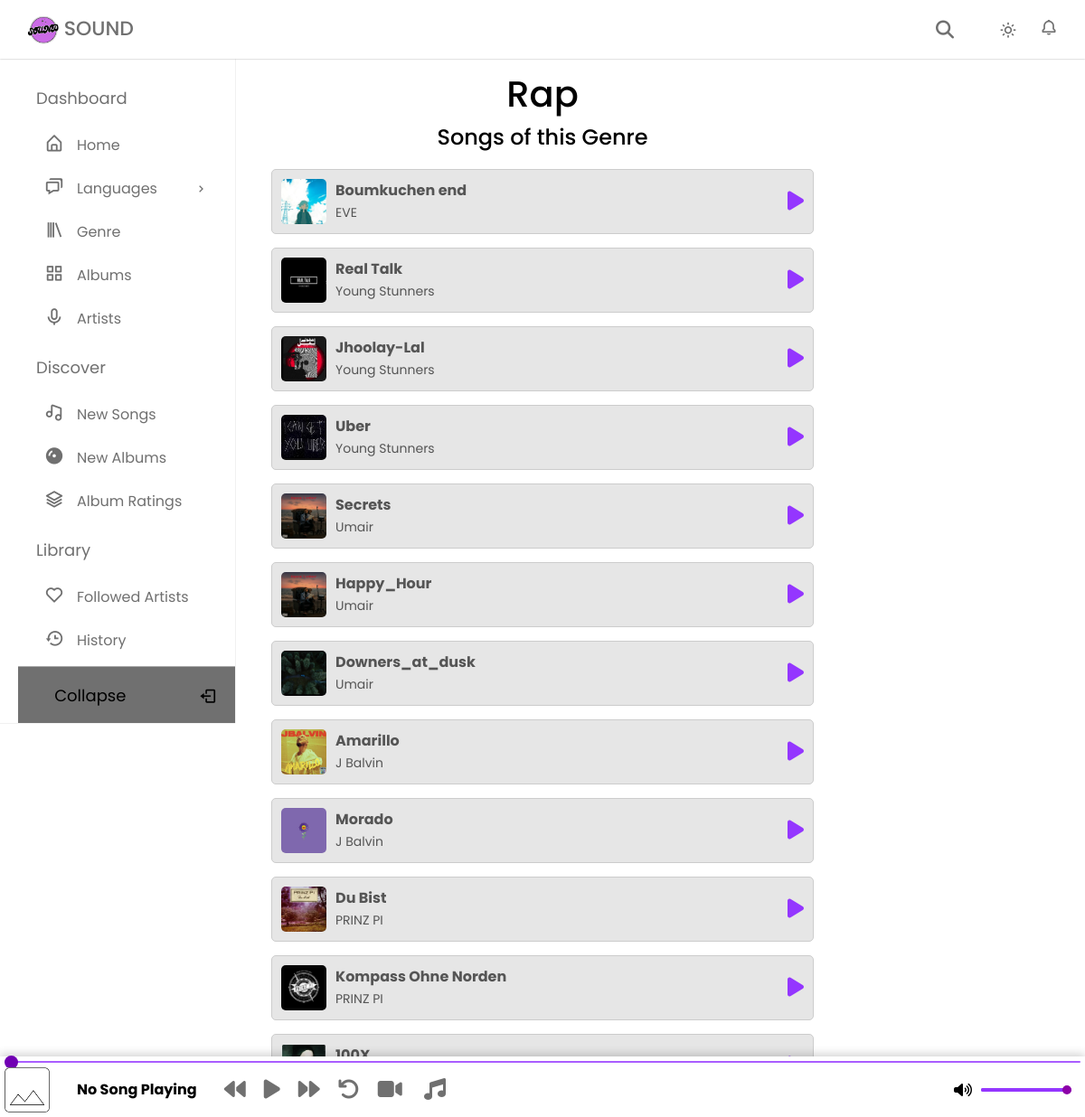
Page /genres/rap.php on the committed database.
### tables this page shows
CREATE TABLE `songs_data` (
  `song_id` int(11) NOT NULL,
  `song_title` varchar(2000) DEFAULT NULL,
  `artist_name` varchar(200) DEFAULT NULL,
  `img_path` varchar(1000) NOT NULL,
  `audio_path` varchar(1000) DEFAULT NULL,
  `youtube_url` varchar(1000) DEFAULT NULL,
  `genre` varchar(2000) NOT NULL
);

### genres/rap.php (the view, shortened to what this page needs)
<?php
include('../dbconnection.php')
?>
<!DOCTYPE html>
<html lang="en">
<head>
    <link href="https://unpkg.com/boxicons@2.1.4/css/boxicons.min.css" rel="stylesheet" />
    <link href="https://cdn.jsdelivr.net/npm/bootstrap@5.3.3/dist/css/bootstrap.min.css" rel="stylesheet">
    <link rel="stylesheet" href="../style.css?v=<?php echo time(); ?>">
        <link rel="stylesheet" href="https://cdnjs.cloudflare.com/ajax/libs/font-awesome/6.6.0/css/all.min.css" />
</head>
<body>
   <nav class="navbar">
      <div class="logo_item">
        <a href="../home.php">
            <img src="../assets/soundlogo.png" alt="Sound Logo"> <span class="sound-text">SOUND</span>
        </a>
      </div>
      <div class="navbar_content">
          <i id="search-toggle" class="fas fa-search"></i>
        <i class='bx bx-sun' id="darkLight"></i>
        <a href="../followartist.php"><i class='bx bx-bell' ></i></a>
      </div>
    </nav>
    <nav class="sidebar">
      <div class="menu_content">
        <ul class="menu_items">
          <div class="menu_title menu_dahsboard"></div>
          <li class="item">
            <a href="../home.php" class="nav_link submenu_item">
              <span class="navlink_icon">
                <i class="bx bx-home-alt"></i>
              </span>
              <span class="navlink">Home</span>
            </a>
          </li>
          <li class="item">
            <a href="#" class="nav_link submenu_item">
              <span class="navlink_icon">
                <i class="bx bx-chat"></i>
              </span>
              <span class="navlink">Languages</span>
              <i class="bx bx-chevron-right arrow-left"></i>
            </a>
          </li>
            <a href="../genre.php" class="nav_link submenu_item">
              <span class="navlink_icon">
                <i class="bx bx-library"></i>
              </span>
              <span class="navlink">Genre</span>
          </a>
          <li class="item">
            <a href="../artist.php" class="nav_link submenu_item">
              <span class="navlink_icon">
                <i class="bx bx-grid-alt"></i>
              </span>
              <span class="navlink">Albums</span>
          </a>
          </li>
          <li class="item">
            <a href="../album.php" class="nav_link submenu_item">
              <span class="navlink_icon">
                <i class="bx bx-microphone"></i>
              </span>
              <span class="navlink">Artists</span>
           </a>
          </li>
        </ul>
        <ul class="menu_items">
          <div class="menu_title menu_editor"></div>
          <li class="item">
            <a href="../newsongs.php" class="nav_link">
              <span class="navlink_icon">
                <i class="bx bx-music"></i>
              </span>
              <span class="navlink">New Songs</span>
            </a>
          </li>
          <li class="item">
            <a href="../newalbums.php" class="nav_link">
              <span class="navlink_icon">
                <i class="bx bxs-album"></i>
              </span>
              <span class="navlink">New Albums</span>
            </a>
          </li>
          <li class="item">
            <a href="../albumratings.php" class="nav_link">
              <span class="navlink_icon">
                <i class="bx bx-layer"></i>
              </span>
              <span class="navlink">Album Ratings</span>
            </a>
          </li>
        </ul>
        <ul class="menu_items">
          <div class="menu_title menu_setting"></div>
          <li class="item">
            <a href="../followartist.php" class="nav_link">
              <span class="navlink_icon">
                <i class="bx bx-heart"></i>
              </span>
              <span class="navlink">Followed Artists</span>
            </a>
          </li>
          <li class="item">
            <a href="../history.php" class="nav_link">
              <span class="navlink_icon">
                <i class="bx bx-history"></i>
              </span>
              <span class="navlink">History</span>
            </a>
          </li>
          <li class="item">
            <a href="#" class="nav_link">
              <span class="navlink_icon">
              </span>
            </a>
          </li>
        </ul>
        <div class="bottom_content">
          <div class="bottom expand_sidebar">
            <span> Expand</span>
          </div>
          <div class="bottom collapse_sidebar">
            <span> Collapse</span>
            <i class='bx bx-log-out'></i>
          </div>
        </div>
      </div>
    </nav>
    <div class="music-bar">
        <input type="range" id="progress-bar" value="0" min="0" step="0.1">
        <div class="music-controls">
            <img id="song-image" src="../assets/default-song.PNG" alt="Song Image" class="song-image">
            <span id="current-song">No Song Playing</span>
            <button id="prev" class="control-btn"><i class="fas fa-backward"></i></button>
            <button id="playPause" class="control-btn"><i id="playPauseIcon" class="fas fa-play"></i></button>
            <button id="next" class="control-btn"><i class="fas fa-forward"></i></button>
            <button id="rewind" class="control-btn"><i class="fas fa-undo"></i></button>
            <div class="music-links">
                <button id="switchToVideo" class="control-btn" title="Switch to video"><i class="fas fa-video"></i></button>
                <button id="switchToAudio" class="control-btn" title="Switch to audio"><i class="fas fa-music"></i></button>
            </div>
            <div class="volume-control">
                <i id="volume-icon" class="fas fa-volume-up"></i>
                <input type="range" id="volume-bar" value="100" min="0" max="100" step="1">
            </div>
        </div>
    </div>
<div class="genre-page-structure">
    <h1 class="genre-title">Rap</h1>
    <h2 class="genre-heading">Songs of this Genre</h2>
    <?php
    $sql = "SELECT * FROM songs_data WHERE genre = 'RAP'";
    $result = $con->query($sql);
    ?>
    <div class="../featured-container">
        <div class="../featured-songs">
            <div class="song-list">
                <?php
                if ($result->num_rows > 0) {
                    while ($row = $result->fetch_assoc()) {
                        ?>
                        <div class="song-bar">
                            <img src="../<?php echo $row["img_path"]; ?>" alt="Song Image" class="song-image">
                            <div class="song-details">
                                <span class="song-name"><?php echo $row["song_title"]; ?></span>
                                <span class="artist-name"><?php echo $row["artist_name"]; ?></span>
                            </div>
                            <button href="#" class="play-icon"
                               data-audio="../<?php echo $row['audio_path']; ?>"
                               data-title="../<?php echo $row['song_title']; ?>"
                               data-artist="../<?php echo $row['artist_name']; ?>"
                               data-image="../<?php echo $row['img_path']; ?>"
                               data-video="../<?php echo $row['youtube_url']; ?>"
                               data-track-src="../<?php echo $row['audio_path']; ?>"
                               onclick="playSong('../<?php echo $row['song_id']; ?>', '<?php echo $row['audio_path']; ?>', '<?php echo $row['song_title']; ?>', '<?php echo $row['artist_name']; ?>', '<?php echo $row['img_path']; ?>')">
                               <i class="fas fa-play"></i>
                            </button>
                        </div>
                        <?php
                    }
                } else {
                    echo "<p>No songs found.</p>";
                }
                ?>
            </div>
        </div>
    </div>
</div>
</body>
</html>

### rows in the picture
songs_data: img_path (picture), song_title "Boumkuchen end", artist_name "EVE"
songs_data: img_path (picture), song_title "Real Talk", artist_name "Young Stunners"
songs_data: img_path (picture), song_title "Jhoolay-Lal", artist_name "Young Stunners"
songs_data: img_path (picture), song_title "Uber", artist_name "Young Stunners"
songs_data: img_path (picture), song_title "Secrets", artist_name "Umair"
songs_data: img_path (picture), song_title "Happy_Hour", artist_name "Umair"
songs_data: img_path (picture), song_title "Downers_at_dusk", artist_name "Umair"
songs_data: img_path (picture), song_title "Amarillo", artist_name "J Balvin"
songs_data: img_path (picture), song_title "Morado", artist_name "J Balvin"
songs_data: img_path (picture), song_title "Du Bist", artist_name "PRINZ PI"
songs_data: img_path (picture), song_title "Kompass Ohne Norden", artist_name "PRINZ PI"
